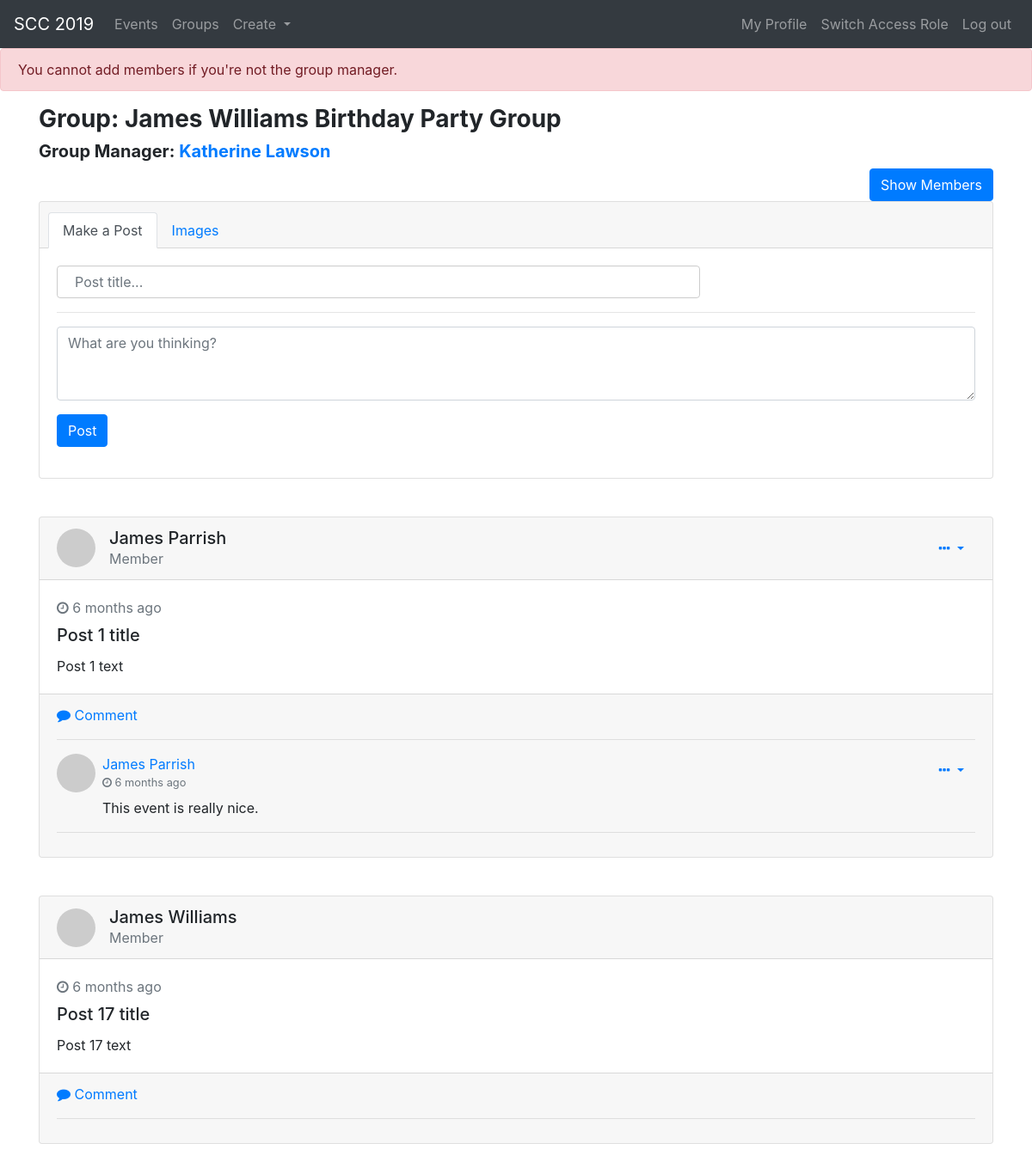
Page /public/group.php?id=1&add_member=1 (signed in) on the committed database.
### tables this page shows
CREATE TABLE `groups` (
  `group_ID` INT(10) NOT NULL AUTO_INCREMENT,
  `name` VARCHAR(45) NOT NULL,
  `manager_ID` INT(10) NOT NULL,
  PRIMARY KEY (`group_ID`),
  KEY `manager_ID` (`manager_ID`),
  CONSTRAINT `users_ibfk_2` FOREIGN KEY (`manager_ID`) REFERENCES `users` (`user_ID`) ON DELETE CASCADE ON UPDATE CASCADE
);

CREATE TABLE `users` (
  `user_ID` INT(10) NOT NULL AUTO_INCREMENT,
  `name` VARCHAR(45) NOT NULL,
  `email` VARCHAR(254) NOT NULL UNIQUE,
  `password` VARCHAR(300) NOT NULL,
  `address` VARCHAR(100) NOT NULL,
  `phone_number` VARCHAR(10) NOT NULL,
  PRIMARY KEY (`user_ID`)
);

CREATE TABLE `posts` (
  `post_ID` INT(10) NOT NULL AUTO_INCREMENT,
  `title` VARCHAR(60) NOT NULL,
  `text` VARCHAR(4000) NOT NULL,
  `media` MEDIUMBLOB,
  `poster_ID` INT(10) NOT NULL,
  `timestamp`TIMESTAMP NOT NULL DEFAULT CURRENT_TIMESTAMP,
  PRIMARY KEY (`post_ID`),
  KEY `poster_ID` (`poster_ID`),
  CONSTRAINT `users_ibfk_9` FOREIGN KEY (`poster_ID`) REFERENCES `users` (`user_ID`) ON DELETE CASCADE ON UPDATE CASCADE
);

CREATE TABLE `post_comments` (
  `post_comment_ID` INT(10) NOT NULL AUTO_INCREMENT,
  `post_ID` INT(10) NOT NULL,
  `comment` VARCHAR(4000) NOT NULL,
  `timestamp`TIMESTAMP NOT NULL DEFAULT CURRENT_TIMESTAMP,
  `commenter_ID` INT(10) NOT NULL,
  PRIMARY KEY (`post_comment_ID`),
  KEY `post_ID` (`post_ID`),
  KEY `commenter_ID` (`commenter_ID`),
  CONSTRAINT `posts_ibfk_2` FOREIGN KEY (`post_ID`) REFERENCES `posts` (`post_id`) ON DELETE CASCADE ON UPDATE CASCADE,
  CONSTRAINT `users_ibfk_10` FOREIGN KEY (`commenter_ID`) REFERENCES `users` (`user_ID`) ON DELETE CASCADE ON UPDATE CASCADE
);

### app/operations/crud.php (called while the page is built, shortened)
<?php
require "../config.php";
try {
    $conn = new PDO("mysql:dbname=$dbname;host=$host", $username, $password, $options);
} catch(PDOException $error) {
    echo $sql . "<br>" . $error->getMessage();
}
function readSingle($table, $where, $where_value) {
    try  {
        global $conn;
        $sql = "SELECT * FROM `orc353_2`.$table WHERE $where = $where_value";
        $statement = $conn->prepare($sql);
        $statement->bindValue($where_value, $where);
        $statement->execute();
        $result = $statement->fetchAll(PDO::FETCH_ASSOC);
        return $result;
    } catch(PDOException $error) {
        echo $sql . "<br>" . $error->getMessage();
    }
}
function readAll($table) {
    try  {
        global $conn;
        $sql = "SELECT * FROM `orc353_2`.$table";
        $statement = $conn->prepare($sql);
        $statement->execute();
        $result = $statement->fetchAll(PDO::FETCH_ASSOC);
        return $result;
    } catch(PDOException $error) {
        echo $sql . "<br>" . $error->getMessage();
    }
}

### app/operations/groupsCrud.php (called while the page is built, shortened)
<?php
require "../config.php";
try {
    $conn = new PDO("mysql:dbname=$dbname;host=$host", $username, $password, $options);
} catch(PDOException $error) {
    echo $sql . "<br>" . $error->getMessage();
}
function readSingleGroup($group_id) {
    try  {
        global $conn;
        $sql = "SELECT g.* FROM `orc353_2`.groups g
            WHERE g.group_ID = $group_id";
        $statement = $conn->prepare($sql);
        $statement->execute();
        $result = $statement->fetchAll(PDO::FETCH_ASSOC);
        return $result;
    } catch(PDOException $error) {
        echo $sql . "<br>" . $error->getMessage();
    }
}
function readPostsOfGroup($group_id) {
    try  {
        global $conn;
        $sql = "SELECT p.* FROM `orc353_2`.groups g
            INNER JOIN group_posts gp on gp.group_ID = g.group_ID
            INNER JOIN posts p on p.post_ID = gp.post_ID
            WHERE g.group_ID = $group_id
            ORDER BY p.timestamp DESC";
        $statement = $conn->prepare($sql);
        $statement->execute();
        $result = $statement->fetchAll(PDO::FETCH_ASSOC);
        return $result;
    } catch(PDOException $error) {
        echo $sql . "<br>" . $error->getMessage();
    }
}
function isGroupManager($user_id, $group_id){
    try  {
        global $conn;
        $sql = "SELECT DISTINCT g.* FROM `orc353_2`.groups g
                WHERE g.manager_ID = $user_id AND g.group_ID = $group_id";
        $statement = $conn->prepare($sql);
        $statement->execute();
        $result = $statement->fetchAll(PDO::FETCH_ASSOC);
        if (sizeof($result) > 0){
            return true;
        } else {
            return false;
        }
    } catch(PDOException $error) {
        echo $sql . "<br>" . $error->getMessage();
    }
}

### app/operations/postsCrud.php (called while the page is built, shortened)
<?php
require "../config.php";
try {
    $conn = new PDO("mysql:dbname=$dbname;host=$host", $username, $password, $options);
} catch(PDOException $error) {
    echo $sql . "<br>" . $error->getMessage();
}
function isPostOwner($post_id, $user_id) {
    try  {
        global $conn;
        $sql = "SELECT * FROM `orc353_2`.posts p
        WHERE p.poster_ID = $user_id AND p.post_ID = $post_id";
        $statement = $conn->prepare($sql);
        $statement->execute();
        $result = $statement->fetchAll(PDO::FETCH_ASSOC);
        if (sizeof($result) > 0){
            return true;
        } else {
            return false;
        }
    } catch(PDOException $error) {
        echo $sql . "<br>" . $error->getMessage();
    }
}
function time_elapsed_string($datetime, $full = false) {
    $now = new DateTime;
    $ago = new DateTime($datetime);
    $diff = $now->diff($ago);
    $diff->w = floor($diff->d / 7);
    $diff->d -= $diff->w * 7;
    $string = array(
        'y' => 'year',
        'm' => 'month',
        'w' => 'week',
        'd' => 'day',
        'h' => 'hour',
        'i' => 'minute',
        's' => 'second',
    );
    foreach ($string as $k => &$v) {
        if ($diff->$k) {
            $v = $diff->$k . ' ' . $v . ($diff->$k > 1 ? 's' : '');
        } else {
            unset($string[$k]);
        }
    }
    if (!$full) $string = array_slice($string, 0, 1);
    return $string ? implode(', ', $string) . ' ago' : 'just now';
}

### app/operations/commentsCrud.php (called while the page is built, shortened)
<?php
require "../config.php";
try {
    $conn = new PDO("mysql:dbname=$dbname;host=$host", $username, $password, $options);
} catch(PDOException $error) {
    echo $sql . "<br>" . $error->getMessage();
}
function readPostComments($post_ID){
    try  {
        global $conn;
        $sql = "SELECT DISTINCT c.* FROM `orc353_2`.post_comments c
                WHERE c.post_ID = $post_ID";
        $statement = $conn->prepare($sql);
        $statement->execute();
        $result = $statement->fetchAll(PDO::FETCH_ASSOC);
        return $result;
    } catch(PDOException $error) {
        echo $sql . "<br>" . $error->getMessage();
    }
}

### public/group.php (the view, shortened to what this page needs)
<?php
require "../app/operations/groupsCrud.php";
require "../app/operations/postsCrud.php";
require "../app/operations/commentsCrud.php";
require "../app/operations/crud.php";
include "header.php";
$error = null;
try {
    $checkGroupMember = isGroupMember($_COOKIE['user_id'], $_GET['id']);
    if ($checkGroupMember === 'joined' || isGroupManager($_COOKIE['user_id'], $_GET['id'])){
        $result = readSingleGroup($_GET['id']);
        $posts = readPostsOfGroup($_GET['id']);
        $AllUsers = readAll('users');
    } else {
        throw new PDOException();
    }
    if (isset($_GET['add_member'])){
        if ($_COOKIE['user_id'] === $result[0]['manager_ID']){
            addMemberToGroup($_GET['id'],$_GET['add_member']);
            $members = readGroupMembers($_GET['id']);
            $success = "Member: " . readSingle('users', 'user_ID', $_GET['add_member'])[0]['name'] . " was added successfully to the group.";
        } else {
            $error = "You cannot add members if you're not the group manager.";
        }
    }
?>
<?php
} catch(PDOException $e) {
    $error = "You are not a member of the group you're trying to view. Redirecting to group list.";
}
?>
<?php if ($error != null){ ?>
  <div class="alert alert-danger" role="alert">
  <?php
  if ($error === "You are not a member of the group you're trying to view. Redirecting to group list."){
    echo $error;
?>
<?php
    echo "<script>setTimeout(function(){
        window.location.href='./groups.php';
    }, 3000)</script>";
    exit;
?>
<?php } else {
    echo $error;
}
  ?>
    </div>
<?php } ?>
<?php
    if ($result) {
        $result = $result[0];
?>
<div class="container">
    <h3><b>Group: <?php echo $result['name'] ?></b></h3>
    <h5><b>Group Manager: <a href="window.location='user.php?id=<?php echo $result['manager_ID'] ?>;'"><?php echo readSingle('users', 'user_ID', $result['manager_ID'])[0]['name'] ?></a></b></h5>
    <div class="row">
        <div class="col-12">
        <button type="button" class="btn btn-primary pull-right" data-toggle="modal" data-target="#exampleModalLong">
        Show Members
        </button>
        </div>
    </div>
    <div class="row">
        <div class="col-12">
                <div class="card gedf-card">
                    <div class="card-header">
                        <ul class="nav nav-tabs card-header-tabs" id="myTab" role="tablist">
                            <li class="nav-item">
                                <a class="nav-link active" id="posts-tab" data-toggle="tab" href="#posts" role="tab" aria-controls="posts" aria-selected="true">Make a Post</a>
                            </li>
                            <li class="nav-item">
                                <a class="nav-link" id="images-tab" data-toggle="tab" role="tab" aria-controls="images" aria-selected="false" href="#images">Images</a>
                            </li>
                        </ul>
                    </div>
                    <div class="card-body">
                    <form method="post">
                        <div class="tab-content" id="myTabContent">
                            <div class="tab-pane fade show active" id="posts" role="tabpanel" aria-labelledby="posts-tab">
                                <div class="form-group">
                                    <input type="text" class="form-control" id="#post_title" placeholder="Post title..."/>
                                    <hr>
                                    <textarea class="form-control" id="#post_text" rows="3" placeholder="What are you thinking?"></textarea>
                                </div>
                            </div>
                        </div>
                        <div class="btn-toolbar justify-content-between">
                            <div class="btn-group">
                                <button type="button" onclick="window.location = 'group.php?id=<?php echo $_GET['id']?>&post_title='
                                + encodeURI(document.getElementById('#post_title').value)
                                + '&post_text=' + encodeURI(document.getElementById('#post_text').value) + '&createpost=';" class="btn btn-primary">Post</button>
                            </div>
                        </div>
                    </form>
                    </div>
                </div>
        </div>
    </div>
        <?php
        $index = 0;
        foreach ($posts as $key => $value){?>
    <div class="card gedf-card">
                    <div class="card-header">
                        <div class="d-flex justify-content-between align-items-center">
                            <div class="d-flex justify-content-between align-items-center">
                                <div class="mr-2">
                                    <img class="rounded-circle" width="45" src="https://picsum.photos/50/50" alt="">
                                </div>
                                <div class="ml-2">
                                    <div class="h5 m-0"><?php echo readSingle('users', 'user_ID', $posts[$index]['poster_ID'])[0]['name'] ?></div>
                                    <div class="h7 text-muted">
                                        <?php if (isGroupManager($posts[$index]['poster_ID'], $_GET['id'])){
                                        echo "<b>Group Manager</b>";
                                    } else {echo "Member";}?></div>
                                </div>
                            </div>
                            <?php if (isGroupManager($_COOKIE['user_id'], $_GET['id']) || isPostOwner($posts[$index]['post_ID'], $_COOKIE['user_id'])){ ?>
                                <div>
                                <div class="dropdown">
                                    <button class="btn btn-link dropdown-toggle" type="button" id="gedf-drop1" data-toggle="dropdown" aria-haspopup="true" aria-expanded="false">
                                        <i class="fa fa-ellipsis-h"></i>
                                    </button>
                                </div>
                            </div>
                            <?php } ?>
                        </div>
                    </div>
                    <div class="card-body">
                        <div class="text-muted h7 mb-2"> <i class="fa fa-clock-o"></i> <?php echo time_elapsed_string($posts[$index]['timestamp']); ?></div>
                            <h5 class="card-title"><?php echo $posts[$index]['title'] ?></h5>
                        <p class="card-text">
                                <?php echo $posts[$index]['text']; ?>
                        </p>
                    </div>
                    <section class="card-footer">
                        <a href="#" class="card-link" onclick="document.getElementById('#commentBox').hidden = !document.getElementById('#commentBox').hidden;"><i class="fa fa-comment"></i>
                        Comment
                        </button></a>
                   <hr>
                   <div class="card-footer-comment-wrapper">
                       <?php
                       $index4 = 0;
                       $comments = readPostComments($posts[$index]['post_ID']);
                       foreach ($comments as $key => $value ){?>
                       <div class="comment">
                            <div class="media">
                              <div class="media-left">
                              <div class="mr-2">
                                    <img class="rounded-circle" width="45" src="https://picsum.photos/60/60" alt="">
                                </div>
                              </div>
                              <div class="media-body">
                                <a href="user.php?id=<?php $comments[$index4]['commenter_ID'] ?>" class="anchor-username"><h7 class="media-heading"><?php echo readSingle('users', 'user_ID', $comments[$index4]['commenter_ID'])[0]['name'] ?></h7></a>
                                <div class="text-muted h7 mb-2"> <small><i class="fa fa-clock-o"></i> <?php echo time_elapsed_string($comments[$index4]['timestamp']); ?></small></div>
                                <p class="card-text">
                                <?php echo $comments[$index4]['comment']; ?>
                                </p>
                              </div>
                              <div class="media-right">
                              <?php if (isGroupManager($_COOKIE['user_id'], $_GET['id']) || $comments[$index4]['commenter_ID'] == $_COOKIE['user_id']){ ?>
                                <div>
                                <div class="dropdown">
                                    <button class="btn btn-link dropdown-toggle" type="button" id="gedf-drop1" data-toggle="dropdown" aria-haspopup="true" aria-expanded="false">
                                        <i class="fa fa-ellipsis-h"></i>
                                    </button>
                                </div>
                            </div>
                            <?php } ?>
                              </div>
                            </div>
                       </div>
                       <hr>
                            <?php $index4++;
                        }?>
                   </div>
               </section>
                </div>
            <?php
            $index++;
        } ?>
</div>
<?php } else { ?>
    <blockquote>No results found.</blockquote>
<?php
} ?>

### rows in the picture
groups: manager_ID "You cannot add members if you're not the group manager.", name "James Williams Birthday Party Group", manager_ID.name "Katherine Lawson"
posts: poster_ID.name "James Parrish", timestamp "6 months ago", title "Post 1 title", text "Post 1 text"
post_comments: commenter_ID.name "James Parrish", timestamp "6 months ago", comment "This event is really nice."
posts: poster_ID.name "James Williams", timestamp "6 months ago", title "Post 17 title", text "Post 17 text"
